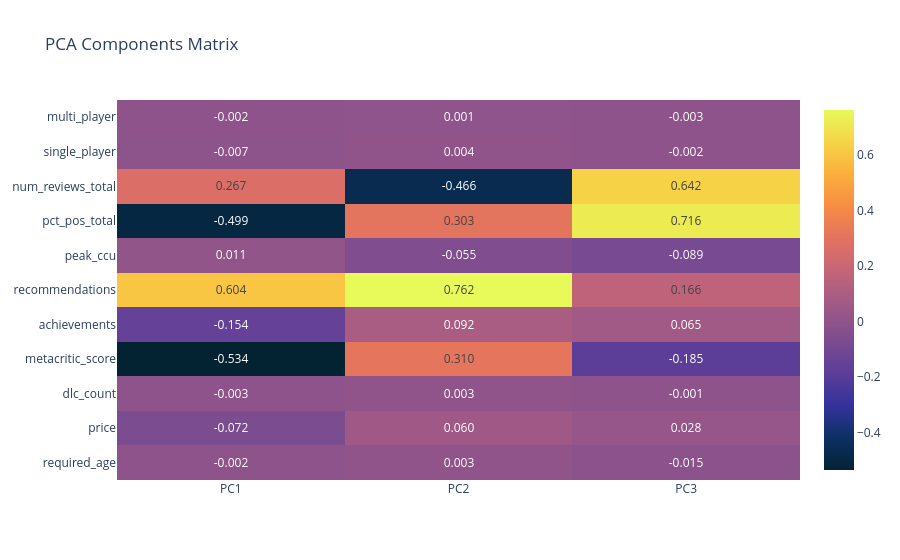

Notebook cell for this chart:
### Code cell
feature_names = data.columns

# Matrice des composantes principales
components_mat = pd.DataFrame(
    pca.components_.T,
    columns=[f"PC{i+1}" for i in range(pca.n_components_)],
    index=feature_names
)

# Affichage de la matrice des composantes principales comme heatmap avec plotly
import plotly.graph_objects as go
fig = go.Figure(data=go.Heatmap(
                   z=components_mat.values,
                   x=components_mat.columns,
                   y=components_mat.index,
                   colorscale='thermal',
                   texttemplate="%{z:.3f}"
                ))
fig.update_layout(
    title='PCA Components Matrix',
    xaxis_nticks=36)
# Zoom figure so that each cell is square
fig.show()

### Figure 1 — Plotly figure (JSON) as saved in the notebook; plotly's stock layout.template omitted (floating-point values rounded to 4 significant figures)
{"data": [{"colorscale": [[0, "rgb(3, 35, 51)"], [0.09091, "rgb(13, 48, 100)"], [0.1818, "rgb(53, 50, 155)"], [0.2727, "rgb(93, 62, 153)"], [0.3636, "rgb(126, 77, 143)"], [0.4545, "rgb(158, 89, 135)"], [0.5455, "rgb(193, 100, 121)"], [0.6364, "rgb(225, 113, 97)"], [0.7273, "rgb(246, 139, 69)"], [0.8182, "rgb(251, 173, 60)"], [0.9091, "rgb(246, 211, 70)"], [1, "rgb(231, 250, 90)"]], "texttemplate": "%{z:.3f}", "type": "heatmap", "x": ["PC1", "PC2", "PC3"], "y": ["required_age", "price", "dlc_count", "metacritic_score", "achievements", "recommendations", "peak_ccu", "pct_pos_total", "num_reviews_total", "single_player", "multi_player"], "z": [[-0.001824, 0.002698, -0.01472], [-0.07249, 0.06004, 0.02808], [-0.002898, 0.002935, -0.001278], [-0.5343, 0.31, -0.1846], [-0.1537, 0.09237, 0.0646], [0.6045, 0.7615, 0.1662], [0.01076, -0.05505, -0.08944], [-0.4989, 0.303, 0.7164], [0.2668, -0.4657, 0.6418], [-0.007219, 0.004271, -0.002445], [-0.001921, 0.001144, -0.002782]]}], "layout": {"title": {"text": "PCA Components Matrix"}, "xaxis": {"nticks": 36}}}
